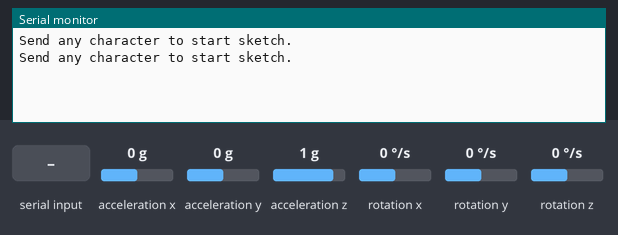
The sketch below on a simulated Arduino Due. Parts: the last lines printed to the serial monitor. Inputs (shaded band) come from the test bench; at power-on: acceleration x 0 g, acceleration y 0 g, acceleration z 1 g, rotation x 0 °/s, rotation y 0 °/s, rotation z 0 °/s.

Above: at 2.3 s.
2.4 s: "1" received over Serial
At 4.1 s:
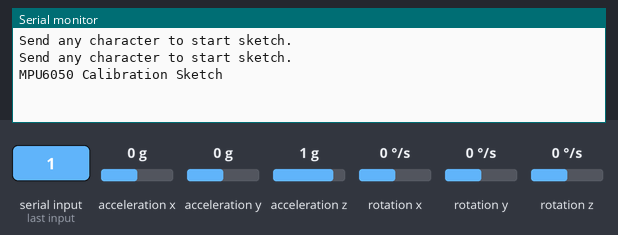
At 5.6 s:
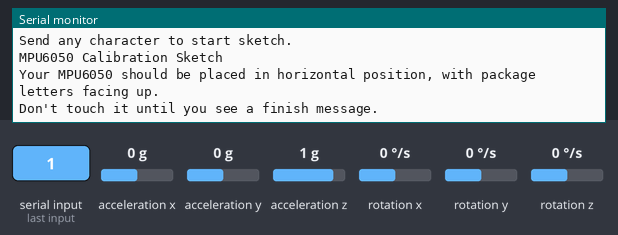

The sketch:

mpu6050off_new.ino
```cpp
// Arduino sketch that returns calibration offsets for MPU6050
//   Version 1.1  (31th January 2014)
// Done by Luis Ródenas <luisrodenaslorda@gmail.com>
// Based on the I2Cdev library and previous work by Jeff Rowberg <jeff@rowberg.net>
// Updates (of the library) should (hopefully) always be available at https://github.com/jrowberg/i2cdevlib

// These offsets were meant to calibrate MPU6050's internal DMP, but can be also useful for reading sensors.
// The effect of temperature has not been taken into account so I can't promise that it will work if you
// calibrate indoors and then use it outdoors. Best is to calibrate and use at the same room temperature.

/* ==========  LICENSE  ==================================
 I2Cdev device library code is placed under the MIT license
 Copyright (c) 2011 Jeff Rowberg

 Permission is hereby granted, free of charge, to any person obtaining a copy
 of this software and associated documentation files (the "Software"), to deal
 in the Software without restriction, including without limitation the rights
 to use, copy, modify, merge, publish, distribute, sublicense, and/or sell
 copies of the Software, and to permit persons to whom the Software is
 furnished to do so, subject to the following conditions:

 The above copyright notice and this permission notice shall be included in
 all copies or substantial portions of the Software.

 THE SOFTWARE IS PROVIDED "AS IS", WITHOUT WARRANTY OF ANY KIND, EXPRESS OR
 IMPLIED, INCLUDING BUT NOT LIMITED TO THE WARRANTIES OF MERCHANTABILITY,
 FITNESS FOR A PARTICULAR PURPOSE AND NONINFRINGEMENT. IN NO EVENT SHALL THE
 AUTHORS OR COPYRIGHT HOLDERS BE LIABLE FOR ANY CLAIM, DAMAGES OR OTHER
 LIABILITY, WHETHER IN AN ACTION OF CONTRACT, TORT OR OTHERWISE, ARISING FROM,
 OUT OF OR IN CONNECTION WITH THE SOFTWARE OR THE USE OR OTHER DEALINGS IN
 THE SOFTWARE.
 =========================================================
 */

// I2Cdev and MPU6050 must be installed as libraries
#include "I2Cdev.h"
#include "MPU6050.h"
#include "Wire.h"

///////////////////////////////////   CONFIGURATION   /////////////////////////////
//Change this 3 variables if you want to fine tune the skecth to your needs.
int buffersize=1000;     //Amount of readings used to average, make it higher to get more precision but sketch will be slower  (default:1000)
int acel_deadzone=8;     //Acelerometer error allowed, make it lower to get more precision, but sketch may not converge  (default:8)
int giro_deadzone=1;     //Giro error allowed, make it lower to get more precision, but sketch may not converge  (default:1)

// default I2C address is 0x68
// specific I2C addresses may be passed as a parameter here
// AD0 low = 0x68 (default for InvenSense evaluation board)
// AD0 high = 0x69
//MPU6050 accelgyro;
MPU6050 accelgyro(0x68); // <-- use for AD0 high

int16_t ax, ay, az,gx, gy, gz;

int mean_ax,mean_ay,mean_az,mean_gx,mean_gy,mean_gz,state=0;
int ax_offset,ay_offset,az_offset,gx_offset,gy_offset,gz_offset;

///////////////////////////////////   SETUP   ////////////////////////////////////
void setup() {
  // join I2C bus (I2Cdev library doesn't do this automatically)
  Wire.begin();
  // COMMENT NEXT LINE IF YOU ARE USING ARDUINO DUE
  //TWBR = 24; // 400kHz I2C clock (200kHz if CPU is 8MHz). Leonardo measured 250kHz.

  // initialize serial communication
  SerialUSB.begin(38400);

  // initialize device
  accelgyro.initialize();

  // wait for ready
  while (SerialUSB.available() && SerialUSB.read()); // empty buffer
  while (!SerialUSB.available()){
    SerialUSB.println(F("Send any character to start sketch.\n"));
    delay(1500);
  }
  while (Serial.available() && Serial.read()); // empty buffer again

  // start message
  SerialUSB.println("\nMPU6050 Calibration Sketch");
  delay(2000);
  SerialUSB.println("\nYour MPU6050 should be placed in horizontal position, with package letters facing up. \nDon't touch it until you see a finish message.\n");
  delay(3000);
  // verify connection
  SerialUSB.println(accelgyro.testConnection() ? "MPU6050 connection successful" : "MPU6050 connection failed");
  delay(1000);
  // reset offsets
  accelgyro.setXAccelOffset(0);
  accelgyro.setYAccelOffset(0);
  accelgyro.setZAccelOffset(0);
  accelgyro.setXGyroOffset(0);
  accelgyro.setYGyroOffset(0);
  accelgyro.setZGyroOffset(0);
}

///////////////////////////////////   LOOP   ////////////////////////////////////
void loop() {
  if (state==0){
    SerialUSB.println("\nReading sensors for first time...");
    meansensors();
    state++;
    delay(1000);
  }

  if (state==1) {
    SerialUSB.println("\nCalculating offsets...");
    calibration();
    state++;
    delay(1000);
  }

  if (state==2) {
    meansensors();
    SerialUSB.println("\nFINISHED!");
    SerialUSB.print("\nSensor readings with offsets:\t");
    SerialUSB.print(mean_ax);
    SerialUSB.print("\t");
    SerialUSB.print(mean_ay);
    SerialUSB.print("\t");
    SerialUSB.print(mean_az);
    SerialUSB.print("\t");
    SerialUSB.print(mean_gx);
    SerialUSB.print("\t");
    SerialUSB.print(mean_gy);
    SerialUSB.print("\t");
    SerialUSB.println(mean_gz);
    SerialUSB.print("Your offsets:\t");
    SerialUSB.print(ax_offset);
    SerialUSB.print("\t");
    SerialUSB.print(ay_offset);
    SerialUSB.print("\t");
    SerialUSB.print(az_offset);
    SerialUSB.print("\t");
    SerialUSB.print(gx_offset);
    SerialUSB.print("\t");
    SerialUSB.print(gy_offset);
    SerialUSB.print("\t");
    SerialUSB.println(gz_offset);
    SerialUSB.println("\nData is printed as: acelX acelY acelZ giroX giroY giroZ");
    SerialUSB.println("Check that your sensor readings are close to 0 0 16384 0 0 0");
    SerialUSB.println("If calibration was succesful write down your offsets so you can set them in your projects using something similar to mpu.setXAccelOffset(youroffset)");
    while (1);
  }
}

///////////////////////////////////   FUNCTIONS   ////////////////////////////////////
void meansensors(){
  long i=0,buff_ax=0,buff_ay=0,buff_az=0,buff_gx=0,buff_gy=0,buff_gz=0;

  while (i<(buffersize+101)){
    // read raw accel/gyro measurements from device
    accelgyro.getMotion6(&ax, &ay, &az, &gx, &gy, &gz);

    if (i>100 && i<=(buffersize+100)){ //First 100 measures are discarded
      buff_ax=buff_ax+ax;
      buff_ay=buff_ay+ay;
      buff_az=buff_az+az;
      buff_gx=buff_gx+gx;
      buff_gy=buff_gy+gy;
      buff_gz=buff_gz+gz;
    }
    if (i==(buffersize+100)){
      mean_ax=buff_ax/buffersize;
      mean_ay=buff_ay/buffersize;
      mean_az=buff_az/buffersize;
      mean_gx=buff_gx/buffersize;
      mean_gy=buff_gy/buffersize;
      mean_gz=buff_gz/buffersize;
    }
    i++;
    delay(2); //Needed so we don't get repeated measures
  }
}

void calibration(){
  ax_offset=-mean_ax/8;
  ay_offset=-mean_ay/8;
  az_offset=(16384-mean_az)/8;

  gx_offset=-mean_gx/4;
  gy_offset=-mean_gy/4;
  gz_offset=-mean_gz/4;
  while (1){
    int ready=0;
    accelgyro.setXAccelOffset(ax_offset);
    accelgyro.setYAccelOffset(ay_offset);
    accelgyro.setZAccelOffset(az_offset);

    accelgyro.setXGyroOffset(gx_offset);
    accelgyro.setYGyroOffset(gy_offset);
    accelgyro.setZGyroOffset(gz_offset);

    meansensors();
    SerialUSB.println("...");

    if (abs(mean_ax)<=acel_deadzone) ready++;
    else ax_offset=ax_offset-mean_ax/acel_deadzone;

    if (abs(mean_ay)<=acel_deadzone) ready++;
    else ay_offset=ay_offset-mean_ay/acel_deadzone;

    if (abs(16384-mean_az)<=acel_deadzone) ready++;
    else az_offset=az_offset+(16384-mean_az)/acel_deadzone;

    if (abs(mean_gx)<=giro_deadzone) ready++;
    else gx_offset=gx_offset-mean_gx/(giro_deadzone+1);

    if (abs(mean_gy)<=giro_deadzone) ready++;
    else gy_offset=gy_offset-mean_gy/(giro_deadzone+1);

    if (abs(mean_gz)<=giro_deadzone) ready++;
    else gz_offset=gz_offset-mean_gz/(giro_deadzone+1);

    if (ready==6) break;
  }
}
```

Measured:
- after the input at 2.4 s, the serial monitor: prints a new line after 0.60 s (image 1)
